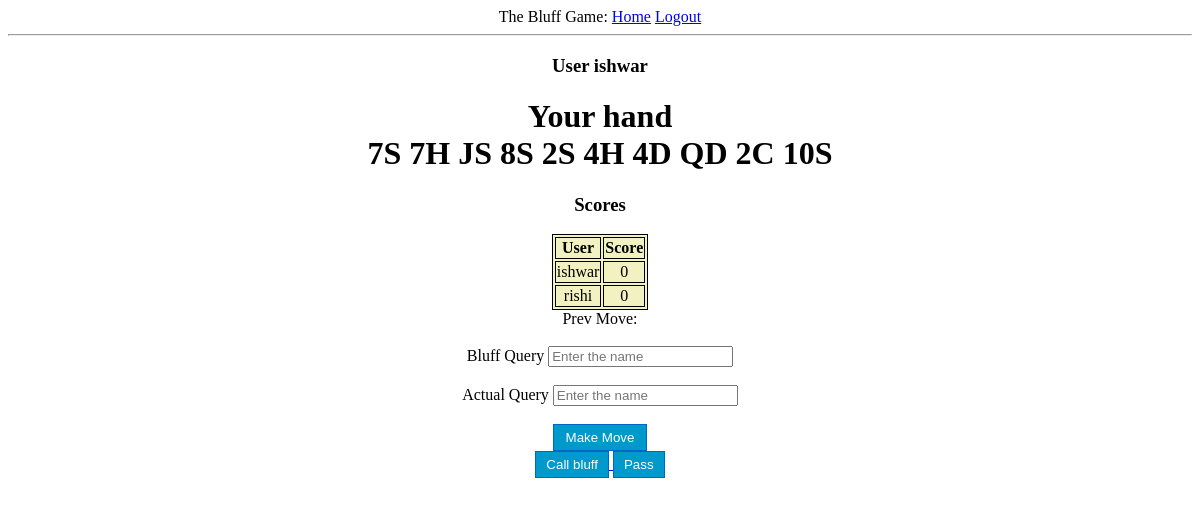
The app's page /join_game/ten (signed in) with its own data.
### models.py (models this page shows, shortened)
class User(UserMixin, db.Model):
    id = db.Column(db.Integer, primary_key=True)
    username = db.Column(db.String(64), index=True, unique=True)
    email = db.Column(db.String(120), index=True, unique=True)
    password_hash = db.Column(db.String(128))
    win = db.Column(db.Integer, default=0)
    loss = db.Column(db.Integer, default=0)
    draw = db.Column(db.Integer, default=0)

class GameMove(db.Model):
    id = db.Column(db.Integer, primary_key=True)
    game_id = db.Column(db.Integer, nullable=False)
    time = db.Column(db.DateTime, default=datetime.utcnow())
    turn_player_id = db.Column(db.Integer, nullable=False)
    turn_player_name = db.Column(db.String, nullable=False)
    player1_hand = db.Column(db.String)
    player2_hand = db.Column(db.String)
    player_action = db.Column(db.String, nullable=False)
    cards_played = db.Column(db.String)
    cards_bluffed = db.Column(db.String)

class Game(db.Model):
    id = db.Column(db.Integer, primary_key=True)
    gamename = db.Column(db.String, nullable=False)
    no_players = db.Column(db.Integer)
    player1_name = db.Column(db.String, nullable=False, default="Not Joined Yet")
    player2_name = db.Column(db.String, nullable=False, default="Not Joined Yet")
    player1_id = db.Column(db.Integer)
    player2_id = db.Column(db.Integer)
    player1_score = db.Column(db.Integer, default=0)
    player2_score = db.Column(db.Integer, default=0)
    completed = db.Column(db.Integer, default=0)
    winner = db.Column(db.String)

### app.py (the view, shortened to what this page needs)
@app.route("/join_game/<string:gameName>", methods=["GET","POST"])
def join_game(gameName):
    if not current_user.is_authenticated:
        return redirect(url_for('login'))
    game = Game.query.filter_by(gamename=gameName).first()
    user = User.query.filter_by(username=current_user.username).first_or_404()
    if not bool(game):
        return "Sorry doesn't exist"
    if game.no_players == 1:
        if game.player1_id == user.id:
            pass
        else:
            game.player2_id = user.id
            game.player2_name = user.username
            game.no_players = 2
            deck = Deck().deck
            gm = GameMove(game_id=game.id, turn_player_id=game.player1_id, turn_player_name=game.player1_name,
            player1_hand=" ".join(deck[:10]),
            player2_hand=" ".join(deck[10:20]),
            player_action="seed hand")
            db.session.add(gm)
            db.session.commit()
    else:
        if not (game.player1_id == user.id or game.player2_id == user.id):
            return "filled to capacity"
    gm = GameMove.query.filter_by(game_id=game.id).order_by(GameMove.id.desc()).first()
    bluff_query = request.form.get('bluffquery', "  ")
    actual_query = request.form.get('actualquery', " ")
    actual_pattern = "^(((10|[0-9])|[AKQJ])[HCSD]\s)*(((10|[0-9])|[AKQJ])[HCSD])$"
    bluff_pattern = "^(10|[0-9])+ ((10|[0-9])|[AKQJ])$"
    game = Game.query.filter_by(gamename=gameName).first()
    gm = GameMove.query.filter_by(game_id=game.id).order_by(GameMove.id.desc()).first()
    actual_list = actual_query.split(" ")
    hand = return_hand(game, user)
    hand_list = hand.split(" ")
    if(get_turn(game) != user.id):
        return render_template("game_screen.html", user=user, hand=return_hand(game, user),
                               gamename=game.gamename, game=game)

### app.py (called while the page is built)
@app.before_request
def before_request():
    session.permanent = True
    app.permanent_session_lifetime = timedelta(minutes=3)

def return_hand(game, user):
    gm = GameMove.query.filter_by(game_id=game.id).order_by(GameMove.id.desc()).first()
    if(gm.player1_hand is None):
        return "Hand not assigned yet"
    if game.player1_id == user.id:
        return gm.player1_hand
    else:
        return gm.player2_hand

def get_turn(game):
    gm = GameMove.query.filter_by(game_id=game.id).order_by(GameMove.id.desc()).first()
    if not gm:
        return -1
    if gm.turn_player_id == game.player1_id:
        return game.player2_id
    else:
        return game.player1_id

### models.py (called while the page is built)
@login.user_loader
def load_user(id):
    return User.query.get(int(id))

### templates/game_screen.html (shortened to what this page needs)
<!DOCTYPE html>
<html lang="">
<link rel= "stylesheet" type= "text/css" href= "{{ url_for('static',filename='styles/mainpage.css') }}">
{% extends "base.html" %}
{% block content %}
<h3>User {{ user.username }}</h3>
<h1>Your hand <div id= "user_hand">{{ hand }}</div></h1>
<h3>Scores</h3>
<table class="center">
    <tr>
        <th>User</th>
        <th>Score</th>
    </tr>
    <tr>
        <td ALIGN="center">{{ game.player1_name }}</td>
        <td ALIGN="center" id="p1_score">{{ game.player1_score }}</td>
    </tr>
    <tr>
        <td ALIGN="center">{{ game.player2_name }}</td>
        <td ALIGN="center" id="p2_score">{{ game.player2_score }}</td>
    </tr>
</table>
<head>
</head>
<body>
<form action={{ url_for("join_game", gameName = gamename ) }} method="post">
    <div>
            Prev Move:
        <label id = "turn"></label><br>
        <label>Bluff Query</label>
        <input type="text" id="bluffquery" name="bluffquery" placeholder="Enter the name">
    </div>
    <br>
    <div>
        <label>Actual Query</label>
        <input type="text" id="actualquery" name="actualquery" placeholder="Enter the name">
    </div>
    <br>
    <div>
            <button class="button" id="make_move" type="submit" style="width: 8%; cursor:pointer">Make Move</button>
        <br>
    </div>
</form>
{% if game.completed == 1 %}
    <a href="{{ url_for("call_bluff", gameName=gamename) }}">
        <button class="button" style="cursor:pointer" disabled>Call bluff</button>
    </a>
{% else %}
    <a href="{{ url_for("call_bluff", gameName=gamename) }}">
        <button class="button" style="cursor:pointer">Call bluff</button>
    </a>
{% endif %}
{% if game.completed == 1 %}
    <a href="{{ url_for("pass_move", gamename=gamename) }}">
        <button class="button" style="cursor:pointer" disabled>Pass</button>
    </a>
{% else %}
    <a href="{{ url_for("pass_move", gamename=gamename) }}">
        <button class="button" style="cursor:pointer">Pass</button>
    </a>
{% endif %}
</body>
{% endblock %}

### static/styles/mainpage.css (style rules this page uses)
body { background-image: url("https://www.jakpost.travel/wimages/large/14-146410_sky-wallpaper-light-blue-sky-background.jpg"); height: 100%; background-size: cover; text-align: center; }
button { border: 1px solid #0066cc; background-color: #0099cc; color: #ffffff; padding: 5px 10px; }
table, th, td { border: 1px solid black; background-color: #f1f1c1; }
table.center { margin-left:auto; margin-right:auto; }

### records on screen
User: username "ishwar"
GameMove: player1_hand "7S 7H JS 8S 2S 4H 4D QD 2C 10S"
Game: player1_name "ishwar", player1_score "0", player2_name "rishi", player2_score "0"
